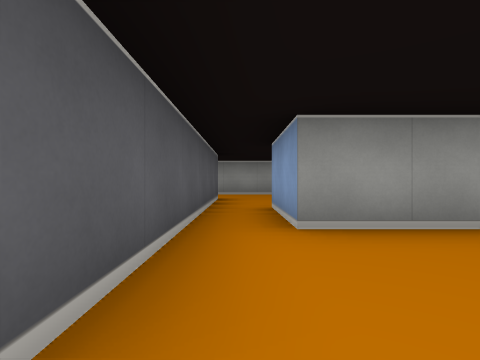
view 1 (above)

16 first-person views from a walk through a cub3D level. The camera is about half as high as the walls, looks level and sees 80° across. The floor is counted in squares. Each view is taken from the middle of a square. On the plan, view 1 faces up. The plan holds only what a view shows up to about 9 squares ahead; the rest is blank. The place goes on beyond the plan.

view 2
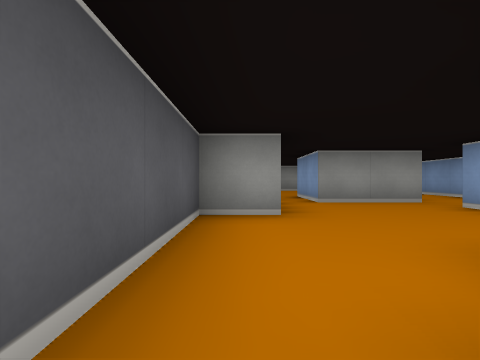

view 3
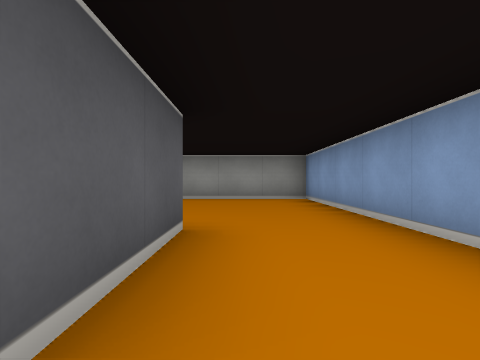

view 4
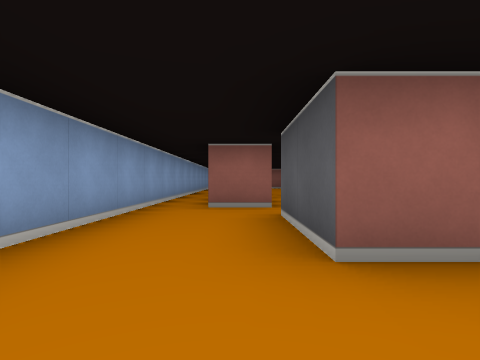

view 5
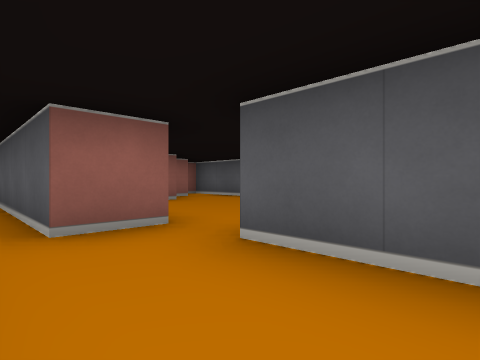

view 6
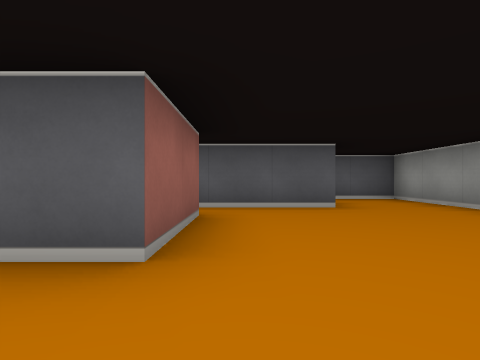

view 7
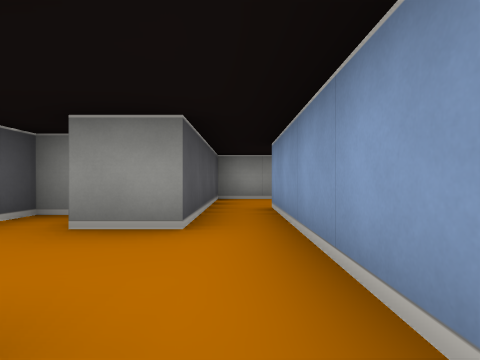

view 8
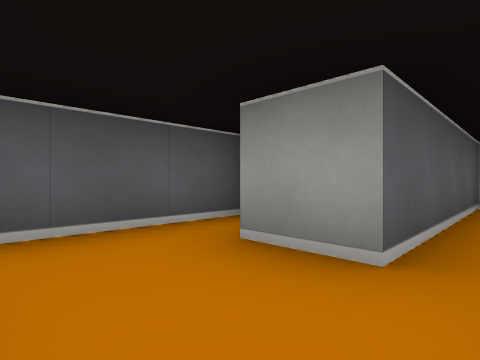

view 9
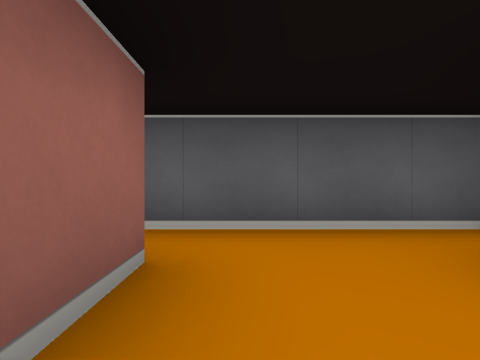

view 10
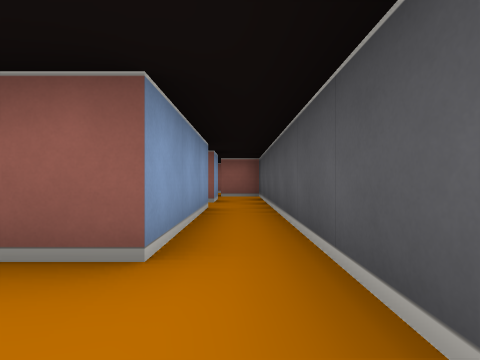

view 11
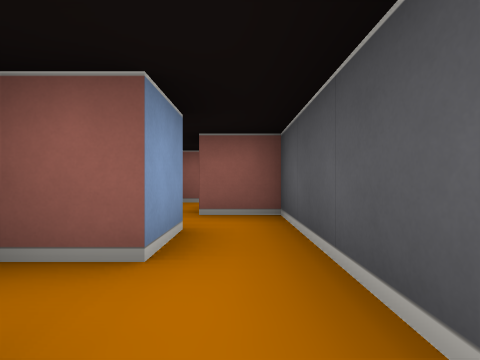

view 12
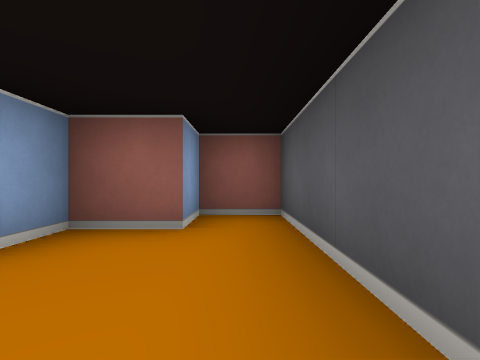

view 13
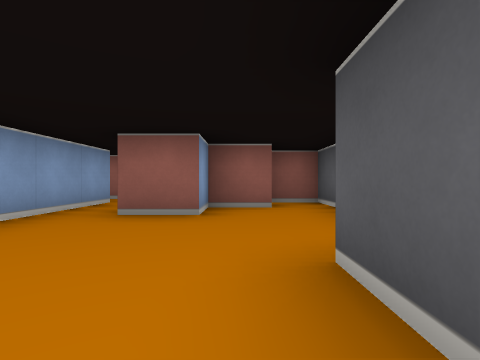

view 14
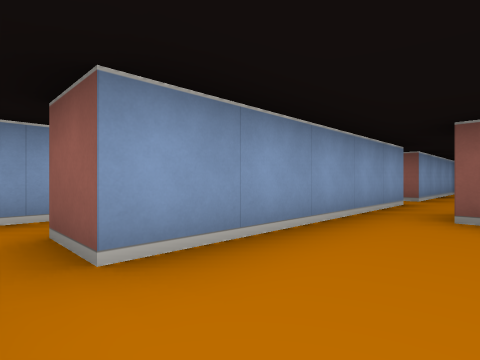

view 15
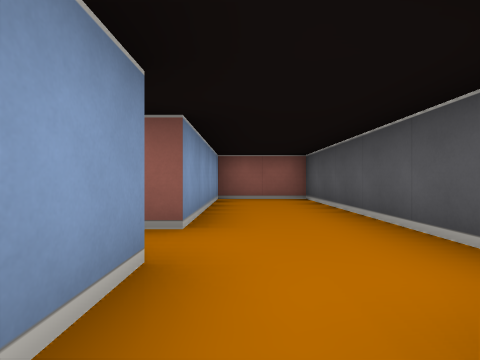

view 16
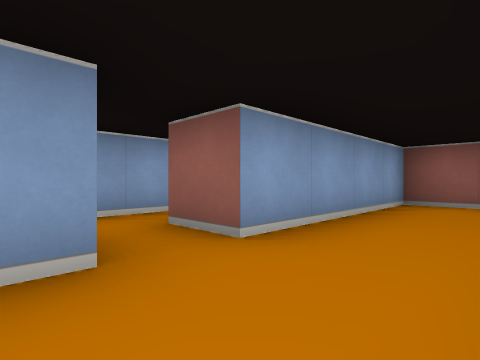

### Floor plan
Points are (right, up) in squares from view 1. A wall is a line through its corners. A room is listed if a view was taken in it or the views show most of it. See-through windows are left out.
Room 1 (views 1, 2, 12, 13, 14, 15)
walls: (-0.5, 2.5) (-0.5, 0.5) (-1.5, 0.5) (-1.5, -3.5) (-0.5, -3.5) (-0.5, -2.5) (0.5, -2.5) (0.5, -1.5) (1.5, -1.5); (2.5, -2.5) (2.5, 1.5); (2.5, 2.5) (0.5, 2.5)
ways out: opening at (3, 2) to room 2; opening at (0, 3.5) to room 3; opening at (2, -3) to room 6
Room 2 (views 3, 5)
walls: (4.5, -5.1) (4.5, 4.5); (2.5, -4.5) (3.5, -4.5); (2.5, 1.5) (3.5, 1.5) (3.5, -1.8); (2.5, 4.5) (2.5, 2.5)
ways out: opening at (3, 2) to room 1; opening at (3.5, 3.5) to room 3; opening at (3, -4) to room 6
Room 3 (views 4, 6)
walls: (-0.5, 6.6) (-0.5, 2.5); (4.5, 4.5) (4.5, 8.5) (-1.5, 8.5); (0.5, 2.5) (0.5, 4.5) (2.5, 4.5)
ways out: opening at (0, 3.5) to room 1; opening at (3.5, 3.5) to room 2; opening at (-1, 7.5) to room 7
Room 4 (views 7, 8, 9)
walls: (-1.5, 2.5) (-1.5, 4.5); (-3.5, 2.5) (-2.5, 2.5); (-2.5, 4.5) (-3.5, 4.5)
ways out: opening at (-3, 3.5) to room 5; opening at (-2, 5.5) to room 7
Room 5 (views 10, 11)
walls: (-3.5, -0.5) (-3.5, 2.5); (-3.5, -2.5) (-3.5, -1.5) (-2.6, -1.5); (-4, 5.5) (-4.5, 5.5) (-4.5, -2.5)
ways out: opening at (-3, 3.5) to room 4; opening at (-4, -3)
Room 6 (view 16)
walls: (0.5, -3.8) (0.5, -8.5) (2.5, -8.5) (2.5, -4.5); (2.5, -3.5) (2.5, -2.5)
ways out: opening at (2, -3) to room 1; opening at (3, -4) to room 2
Room 7 (no view inside)
walls: (-1.5, 8.5) (-2.5, 8.5) (-2.5, 4.5); (-1.5, 4.5) (-1.5, 6.5)
ways out: opening at (-1, 7.5) to room 3; opening at (-2, 5.5) to room 4

Where each view was taken, in squares from view 1:
view 1: 0 up, 0 right, facing up
view 2: 3 down, 1 left, facing up
view 3: 2 up, 3 right, facing up
view 4: 6 up, 3 right, facing down
view 5: 4 up, 4 right, facing down-left
view 6: 5 up, 4 right, facing left
view 7: 2 up, 2 left, facing up
view 8: 3 up, 2 left, facing up-left
view 9: 3 up, 2 left, facing left
view 10: 4 up, 4 left, facing down
view 11: 0 up, 4 left, facing down
view 12: 0 up, 1 left, facing down
view 13: 2 up, 0 right, facing down
view 14: 2 up, 1 right, facing down-right
view 15: 2 down, 2 right, facing down
view 16: 3 down, 1 right, facing down-right
